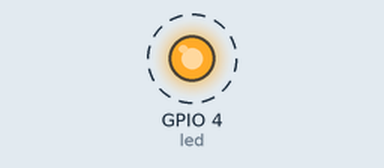
Bench run of a program on a simulated Raspberry Pi (BCM pin numbers). Shown: output pins drawn as LEDs (lit = HIGH). Dashed ring = blinking. At 10.0 s the program stops and its outputs stay as they are.

Above: at 0.5 s.
Timing chart, 0 to 4.6 s (numbered marks = the images above):
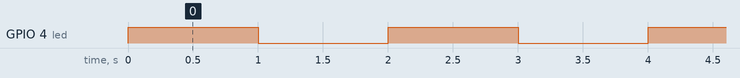

The program:

blink2.py
```python
from gpiozero import LED
from time import sleep

LED_PIN = 4
WAIT_TIME = 1

led = LED(LED_PIN)
count = 0
while count < 5:
   led.on()
   sleep(WAIT_TIME)
   led.off()
   sleep(WAIT_TIME)
   count += 1
```

Measured:
- by itself, GPIO 4 (led): alternates HIGH for 1.0 s and LOW for 1.0 s, 10 changes in all, then stays LOW
